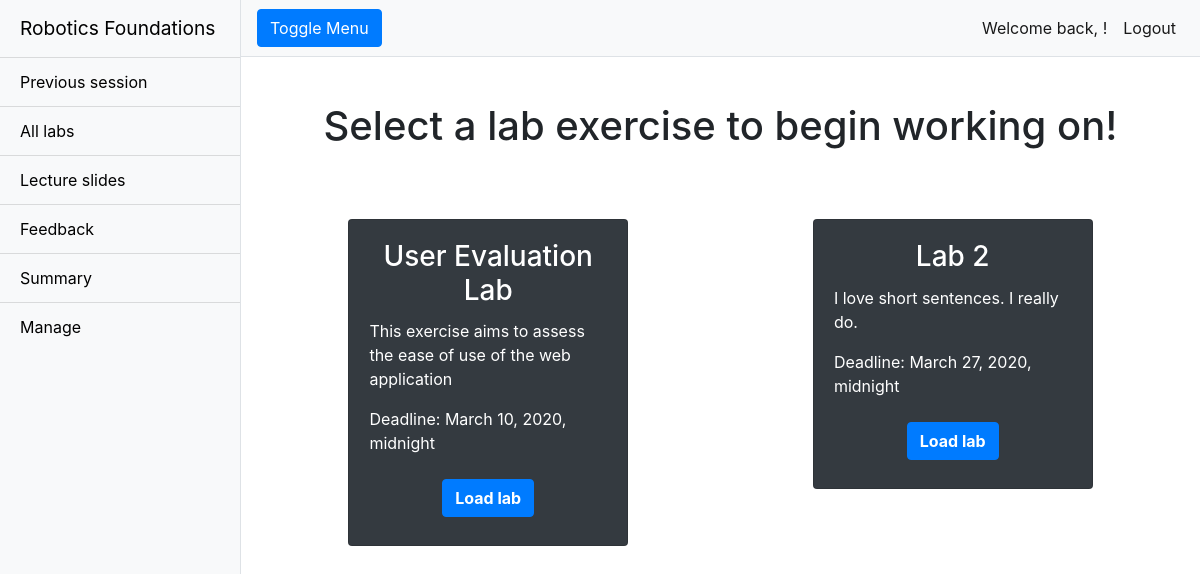
The app's page /rfwa/alllabs/ (signed in), older data.
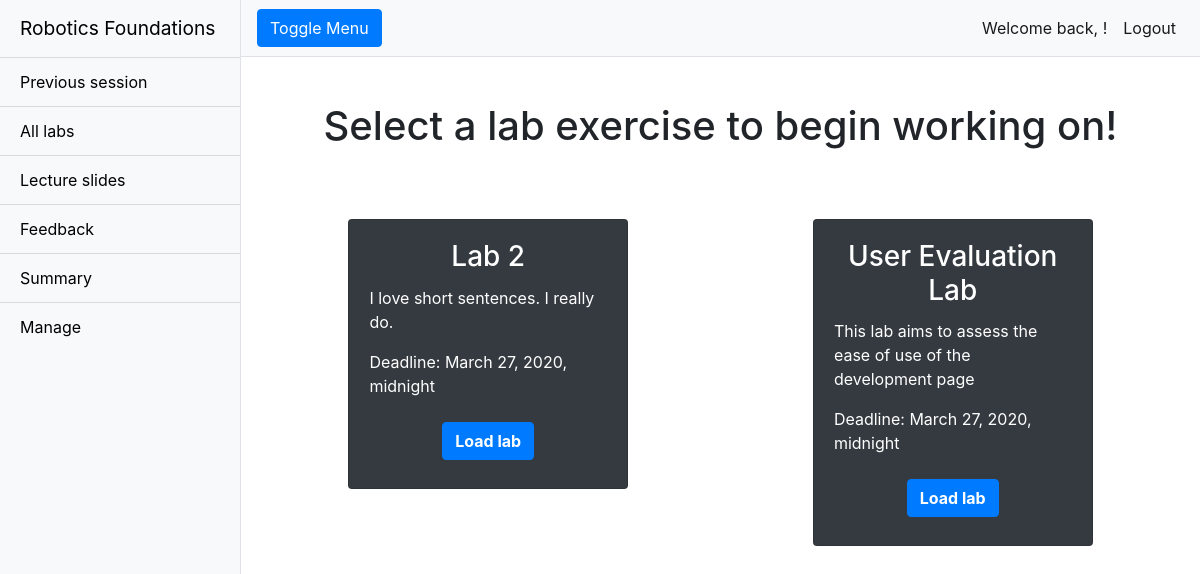
The same page, newer data.
### rfwa/models.py (models this page shows, shortened)
class Lab(models.Model):
    name = models.CharField(max_length = 128)
    description = models.TextField(max_length = 2048)
    open_Date = models.DateTimeField()
    close_Date = models.DateTimeField()
    lab_Files = models.FileField(upload_to='labs/')
    slug = models.SlugField(primary_key = True, blank = True)

### rfwa/views.py (the view)
# urls.py: path('alllabs/', views.alllabs, name='alllabs'),
def alllabs(request):
    labs = Lab.objects.order_by('open_Date')
    return render(request, 'rfwa/alllabs.html', {'labs':labs})

### templates/rfwa/alllabs.html (shortened to what this page needs)
{% extends "rfwa/base.html" %}
{% load staticfiles %}
{% block extra_head %}
<link href="{% static 'css/button.css' %}" rel="stylesheet">
{% endblock %}
{% block body_block %}
<div class="container-fluid">
  <h1 class="mt-4">Select a lab exercise to begin working on!</h1>
  {% if labs %}
  <div class="container-fluid mt-5">
    {% for lab in labs %}
    {% cycle 'row' '' as row silent %}
    {% if row %}
    <div class="row justify-content-around">
      {% endif %}
      <div class="col-sm-10 col-md-10 col-lg-4 mb-5">
        <div class="card bg-dark text-white mx-auto">
          <div class="card-body text-center">
            <h3 class="card-title">{{lab.name}}</h3>
            <p class="card-text text-left">{{lab.description}}</p>
            <p class="card-text text-left">Deadline: {{lab.close_Date}}</p>
            <div class="row pb-2 justify-content-around mt-4">
              <button class="btn btn-primary font-weight-bold loadProjectButton test"
                value="{{ lab.lab_Files.path }}">Load lab</button>
            </div>
          </div>
        </div>
      </div>
      {% if not row %}
    </div>
    {% endif %}
    {% endfor %}
    {% else %}
    <h2 class="text-center mt-5">There are currently no projects to show.</h2>
    {% endif %}
  </div>
</div>
{% endblock %}

Row changes from the older to the newer data that the page shows:
shown differently, row unchanged: Lab "Lab 2": moves up the list
changed Lab "User Evaluation Lab": description "This exercise aims to assess the ease of use of the web application" → "This lab aims to assess the ease of use of the development page"; close_Date "March 10, 2020, midnight" → "March 27, 2020, midnight"
